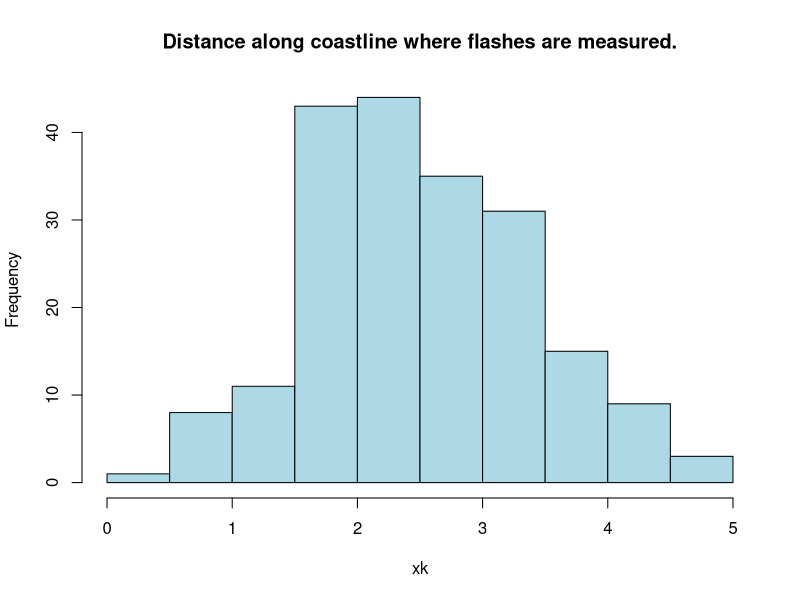
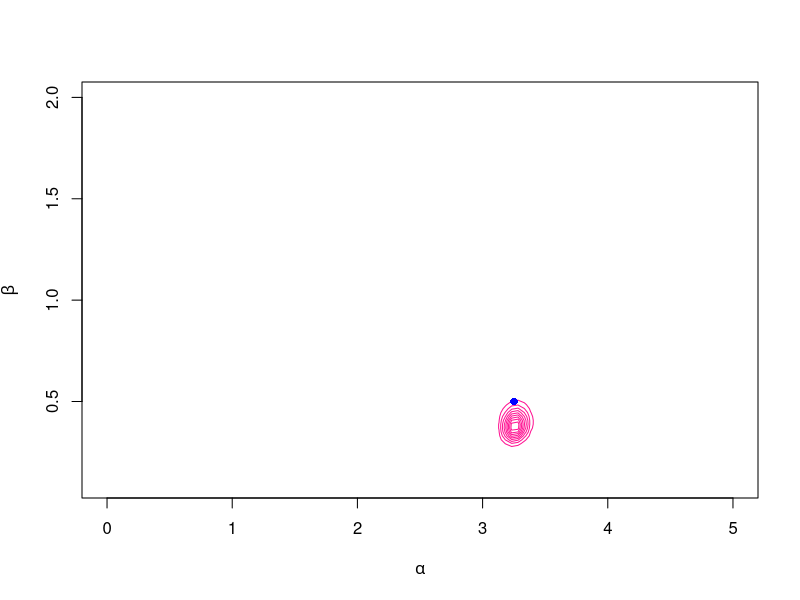

Recreate these plots in R, in order.
## ---- chunk 1
# Read in data: 
dat = read.csv('Lecture_2/measurements.csv')
# View(dat)
## ---- chunk 2
hist(dat$x,
     col='lightblue',
     xlab = 'xk',
     main = 'Distance along coastline where flashes are measured.')
## ---- chunk 3
set.seed(1)

alpha = 3.25
beta  = 0.5

npoints = 100
angles = runif(npoints,-pi/2,pi/2) 

xk = rep(NA,length(angles))
xk[angles<0] = alpha-beta*tan(abs(angles[angles<0]))
xk[angles>0] = alpha+beta*tan(angles[angles>0])
xk[angles==0] = alpha

xk = xk[xk>=0];xk=xk[xk<=5]
## ---- chunk 4
# Posterior distribution:
# alpha: position along coastline
# beta:  position out to sea
# xk:    data
lhouse_post_fxn = function(alpha,beta,xk) {
  n = length(xk)
  
  llik = length(xk)*log(beta) - sum(log(beta^2+(xk-alpha)^2))
  return(exp(llik)) # returns likelihood 
}

# Vectorize function:
lhouse_post_vfxn = Vectorize(FUN=lhouse_post_fxn,vectorize.args=c('alpha','beta'))
## ---- chunk 5
alpha_seq = seq(0,5,length=100)
beta_seq  = seq(0.1,2,length=100)

Z = outer(X=alpha_seq,
          Y=beta_seq,
          FUN='lhouse_post_vfxn',
          xk=xk)

contour(alpha_seq,
        beta_seq,
        Z,
        nlevels=10,
        xlab=expression(alpha),
        ylab=expression(beta),
        main='',
        col='deeppink')
points(x=3.25,
       y=0.5,
       col='blue',
       pch=16)
